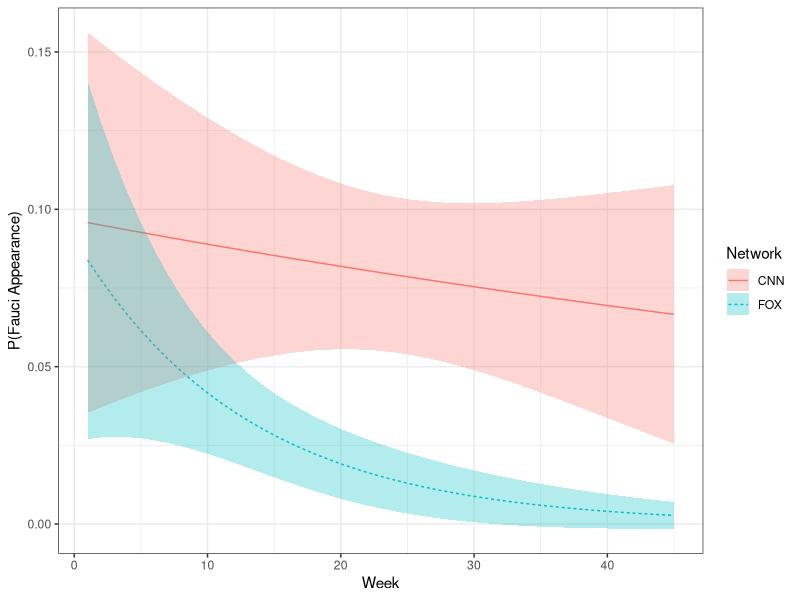

Write R code to recreate this figure.
setwd('/Users/brycedietrich/finding_fauci_replication/')

library(MASS)
library(ggplot2)

results<-read.csv('data/final_celebrity_results.csv',as.is=T)

#make fox baseline
results$network2<-factor(results$network,levels=c('fox','cnn','msnbc'))

#set week 9 to zero so the intercept is meaningful
results$week2<-results$week-9

#negative binomial regressions with offsets
mod1<-glm.nb(fauci~network2+offset(log(cc)),data=results)
mod2<-glm.nb(fauci~network2*week2+offset(log(cc)),data=results)

#create confidence intervals around predictions
fox_pred<-predict(mod2,data.frame(network2='fox',week2=min(results$week2):max(results$week2),cc=median(results[results$network=='fox','cc'],na.rm=T)),type='response',se.fit=T)$fit
fox_se<-predict(mod2,data.frame(network2='fox',week2=min(results$week2):max(results$week2),cc=median(results[results$network=='fox','cc'],na.rm=T)),type='response',se.fit=T)$se.fit
fox_upper<-fox_pred+1.96*fox_se
fox_lower<-fox_pred-1.96*fox_se

cnn_pred<-predict(mod2,data.frame(network2='cnn',week2=min(results$week2):max(results$week2),cc=median(results[results$network=='cnn','cc'],na.rm=T)),type='response',se.fit=T)$fit
cnn_se<-predict(mod2,data.frame(network2='cnn',week2=min(results$week2):max(results$week2),cc=median(results[results$network=='cnn','cc'],na.rm=T)),type='response',se.fit=T)$se.fit
cnn_upper<-cnn_pred+1.96*cnn_se
cnn_lower<-cnn_pred-1.96*cnn_se

msnbc_pred<-predict(mod2,data.frame(network2='msnbc',week2=min(results$week2):max(results$week2),cc=median(results[results$network=='msnbc','cc'],na.rm=T)),type='response',se.fit=T)$fit
msnbc_se<-predict(mod2,data.frame(network2='msnbc',week2=min(results$week2):max(results$week2),cc=median(results[results$network=='msnbc','cc'],na.rm=T)),type='response',se.fit=T)$se.fit
msnbc_upper<-msnbc_pred+1.96*msnbc_se
msnbc_lower<-msnbc_pred-1.96*msnbc_se

#create plot data
plot_dat<-data.frame(rbind(cbind('MSNBC',seq(min(results$week2):max(results$week2)),msnbc_lower,msnbc_pred,msnbc_upper),cbind('CNN',seq(min(results$week2):max(results$week2)),cnn_lower,cnn_pred,cnn_upper),cbind('FOX',seq(min(results$week2):max(results$week2)),fox_lower,fox_pred,fox_upper)),stringsAsFactors=F)
names(plot_dat)<-c('Network','week','lower','fit','upper')
plot_dat$fit<-as.numeric(plot_dat$fit)
plot_dat$lower<-as.numeric(plot_dat$lower)
plot_dat$upper<-as.numeric(plot_dat$upper)
plot_dat$week<-as.numeric(plot_dat$week)
plot_dat$Network2<-plot_dat$Network
plot_dat$Network<-factor(plot_dat$Network2,levels=c('MSNBC','CNN','FOX'))

###cnn_fauci plot
png(filename="output/figure3.png", units = 'px', width=543*20, height=357*20,res=2000)
p <- ggplot(plot_dat[plot_dat$Network%in%c('CNN','FOX'),]) + 
  geom_line(aes(y=fit, x=week, colour = Network,linetype=Network))+
  geom_ribbon(aes(ymin=lower, ymax=upper, x=week, fill = Network), alpha = 0.3)+
  ylab('P(Fauci Appearance)')+
  xlab('Week')+
  theme_bw()
p
dev.off()